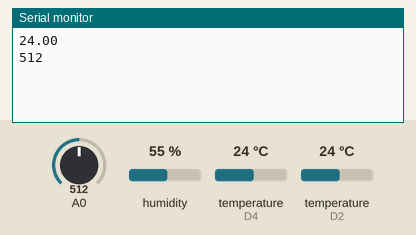
Simulated run of this sketch. Board: ESP8266 (NodeMCU). On the bench: the last lines printed to the serial monitor. The inputs (shaded band) are chosen by the test bench; at power-on: temperature (sensors on D2, D4) 24 °C, A0 = 512, humidity 55 %. WiFi joins after 1.5 s; servers stay silent unless stated.

Above: at 3.3 s.
3.4 s: temperature (sensor on D2) set to 12 °C
At 5.0 s:
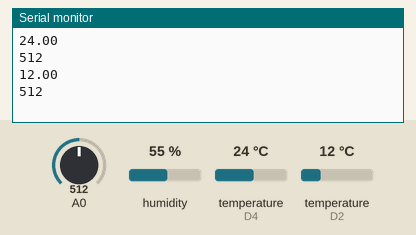
5.8 s: A0 set to 716
8.2 s: temperature (sensor on D2) set to 19 °C
At 9.7 s:
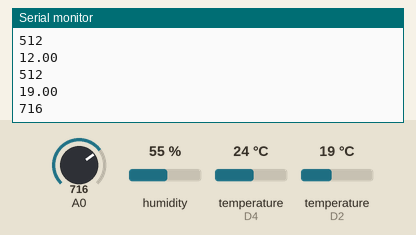
10.6 s: A0 set to 992
At 13.2 s:
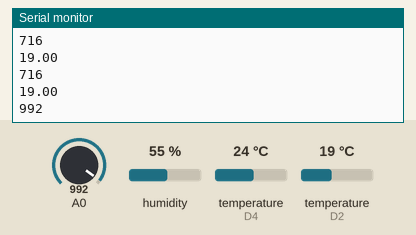
Timing chart, 0 to 14.0 s (numbered marks = the images above; inputs shaded):
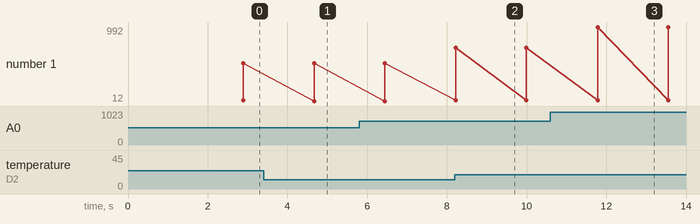

The sketch:

SmartGarden.ino
```cpp
#define BLYNK_PRINT Serial
#include <SPI.h>
#include <ESP8266WiFi.h>
#include <BlynkSimpleEsp8266.h>
#include <SimpleTimer.h>
#include <DHT.h>
#define BLYNK_PRINT Serial
#include <OneWire.h>
#include <DallasTemperature.h>
#define ONE_WIRE_BUS D2
OneWire oneWire(ONE_WIRE_BUS);
DallasTemperature sensors(&oneWire);
char auth[] ="your auth token";
char ssid[] = "your wifi name";
char pass[] = "your wifi password";
#define DHTPIN 2
#define DHTTYPE DHT11
DHT dht(DHTPIN, DHTTYPE);
SimpleTimer timer;
void sendSensor()
{
  float h = dht.readHumidity();
  float t = dht.readTemperature();

  if (isnan(h) || isnan(t)) {
    Serial.println("Failed to read from DHT sensor!");
    return;
  }

  Blynk.virtualWrite(V5, h);  //V5 is for Humidity
  Blynk.virtualWrite(V6, t);  //V6 is for Temperature
}
void setup()
{
  Serial.begin(9600);
  Blynk.begin(auth, ssid, pass);

  dht.begin();

  timer.setInterval(1000L, sendSensor);
  Serial.begin(115200);
  Blynk.begin(auth, ssid, pass);
   sensors.begin();
}
int sensor=0;
void sendTemps()
{
sensor=analogRead(A0);
sensors.requestTemperatures();
float temp = sensors.getTempCByIndex(0);
Serial.println(temp);
Serial.println(sensor);
Blynk.virtualWrite(V1, temp);
Blynk.virtualWrite(V2,sensor);
delay(1000);
}
void loop()
{
  Blynk.run();
  timer.run();
  sendTemps();
}
```

Measured:
- after the input at 3.4 s, the serial monitor: prints a new line after 1.3 s (image 1)
- after the input at 8.2 s, the serial monitor: prints a new line at once (image 2)
- after the input at 10.6 s, the serial monitor: prints a new line after 1.2 s (image 3)
- plotted number 1: 716 → 992 after the input at 10.6 s
